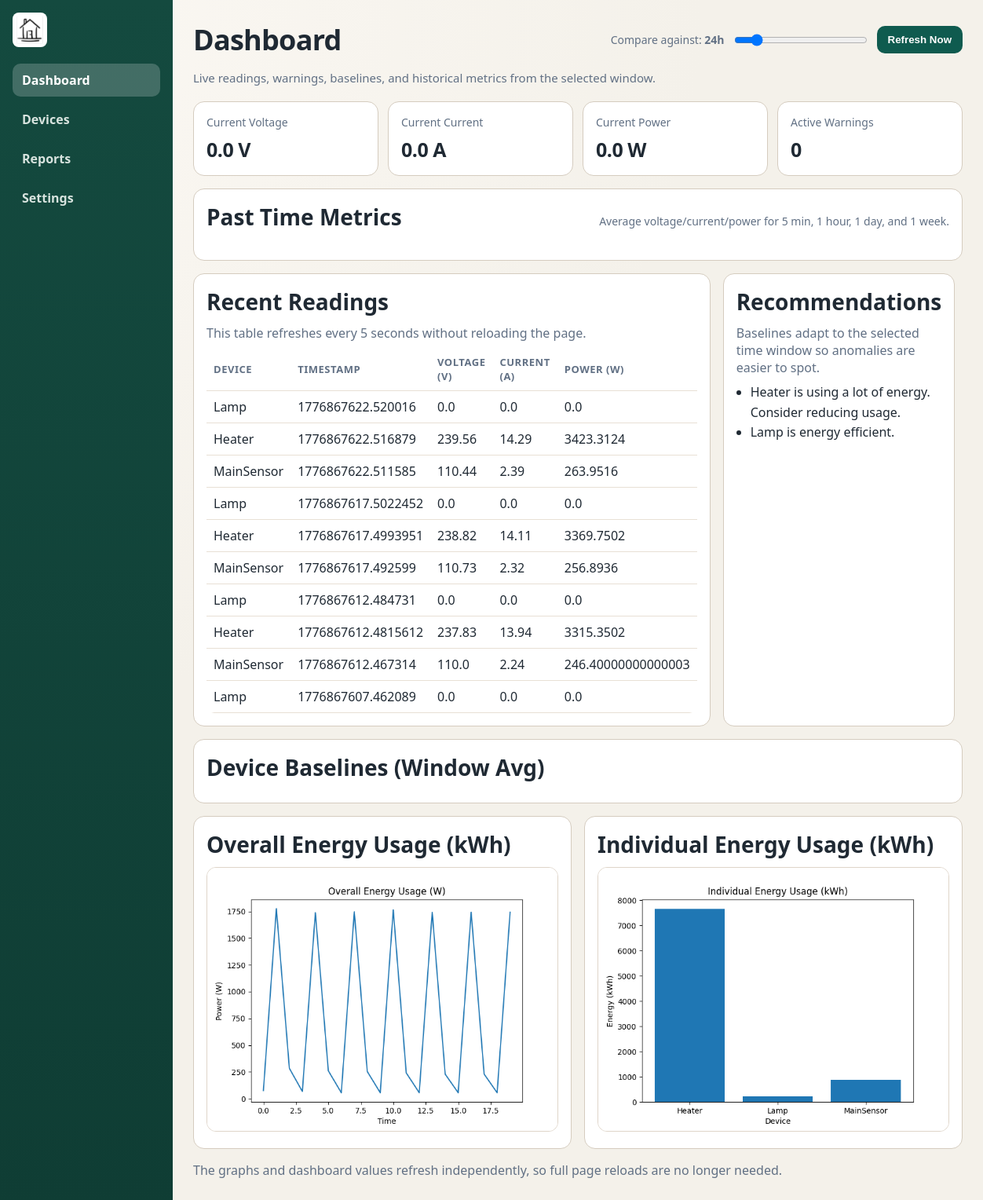
Page /dashboard on the earlier database version.
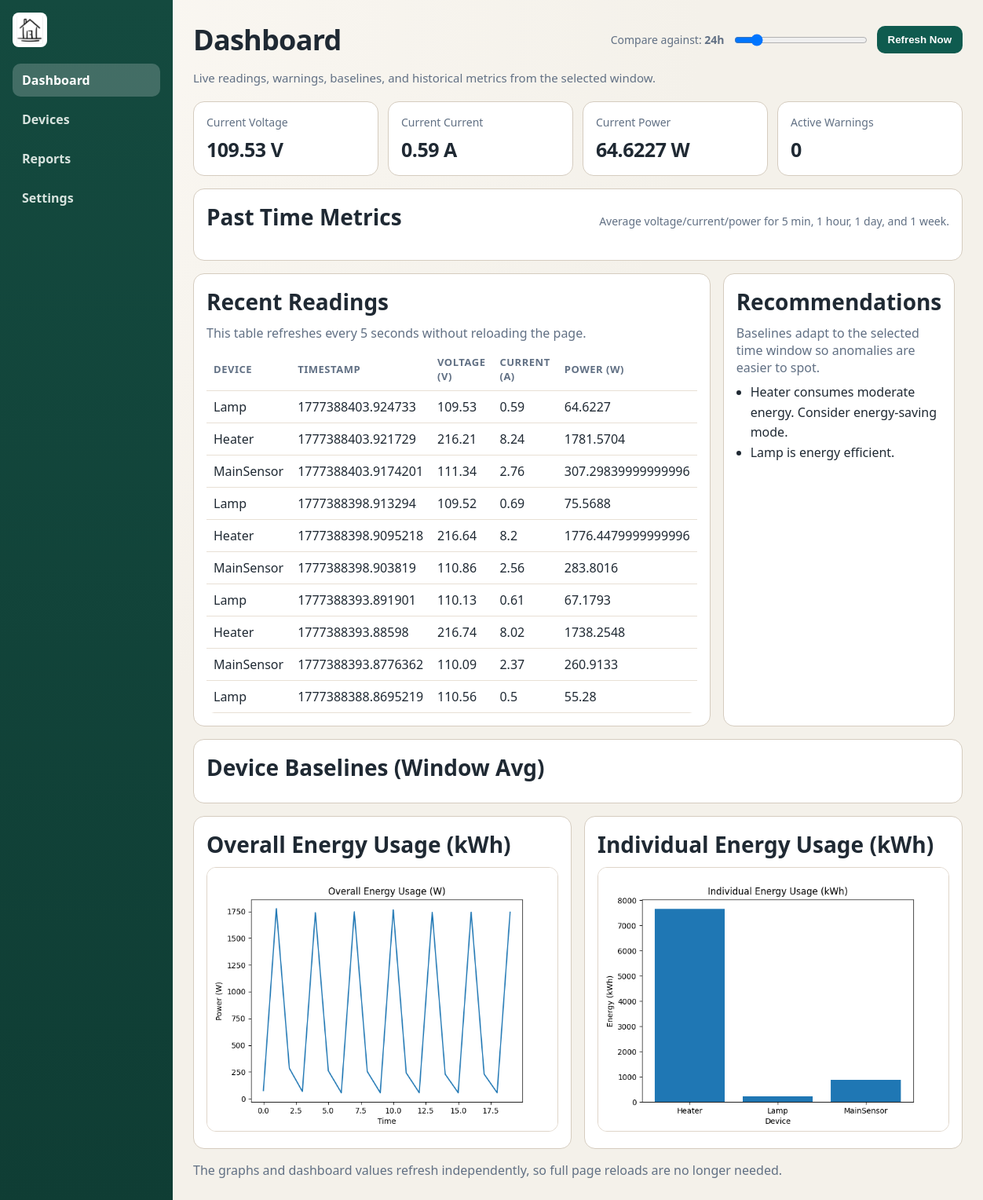
Same page on the later database version.
### tables this page shows
CREATE TABLE devices (
        id INTEGER PRIMARY KEY AUTOINCREMENT,
        name TEXT NOT NULL,
        type TEXT NOT NULL
    , is_active INTEGER NOT NULL DEFAULT 1, power_threshold_watts REAL NOT NULL DEFAULT 1200);

### api.py (the view)
@app.get("/dashboard", response_class=HTMLResponse)
async def get_dashboard(request: Request):
    recommendations = generate_recommendations()
    conn = get_conn()
    cursor = conn.cursor()
    cursor.execute(
        """
        SELECT d.name, r.timestamp, r.voltage, r.current
        FROM sensor_data r
        JOIN devices d ON r.device_id = d.id
        ORDER BY r.timestamp DESC
        LIMIT 10
        """
    )
    readings = cursor.fetchall()
    conn.close()
    latest_power = readings[0][2] * readings[0][3] if readings else 0
    return templates.TemplateResponse(
        "dashboard.html",
        {
            "request": request,
            "readings": readings,
            "power": round(latest_power, 2),
            "recommendations": recommendations,
        },
    )

### templates/dashboard.html (shortened to what this page needs)
<!DOCTYPE html>
<html>
<head>
    <link rel="stylesheet" href="/static/app.css">
</head>
<body>
    <div class="container">
        <div class="sidebar">
            <img src="/static/home_icon.png" alt="Home" class="icon">
            <a class="active" href="/dashboard">Dashboard</a>
            <a href="/devices">Devices</a>
            <a href="/reports">Reports</a>
            <a href="/settings">Settings</a>
        </div>
        <div class="main">
            <div class="page-header">
                <h2>Dashboard</h2>
                <div class="controls">
                    <label for="windowRange">Compare against: <strong><span id="windowLabel">24</span>h</strong></label>
                    <input id="windowRange" type="range" min="1" max="168" value="24" step="1">
                    <button id="reloadBtn" type="button">Refresh Now</button>
                </div>
            </div>
            <p class="subtext">Live readings, warnings, baselines, and historical metrics from the selected window.</p>
            <div class="summary">
                <div class="tile">
                    <div class="tile-label">Current Voltage</div>
                    <div class="tile-value" id="voltageValue">{% if readings %}{{ readings[0][2] }}{% else %}0{% endif %} V</div>
                </div>
                <div class="tile">
                    <div class="tile-label">Current Current</div>
                    <div class="tile-value" id="currentValue">{% if readings %}{{ readings[0][3] }}{% else %}0{% endif %} A</div>
                </div>
                <div class="tile">
                    <div class="tile-label">Current Power</div>
                    <div class="tile-value" id="powerValue">{% if readings %}{{ readings[0][2] * readings[0][3] }}{% else %}0{% endif %} W</div>
                </div>
                <div class="tile">
                    <div class="tile-label">Active Warnings</div>
                    <div class="tile-value" id="warningValue">0</div>
                </div>
            </div>
            <div class="section" style="margin-bottom: 16px;">
                <div class="section-header">
                    <h3>Past Time Metrics</h3>
                    <span class="section-note">Average voltage/current/power for 5 min, 1 hour, 1 day, and 1 week.</span>
                </div>
            </div>
            <div class="grid-two">
                <div class="section">
                    <h3>Recent Readings</h3>
                    <p class="table-note">This table refreshes every 5 seconds without reloading the page.</p>
                    <table>
                        <thead>
                            <tr>
                                <th>Device</th>
                                <th>Timestamp</th>
                                <th>Voltage (V)</th>
                                <th>Current (A)</th>
                                <th>Power (W)</th>
                            </tr>
                        </thead>
                        <tbody id="readingsBody">
                            {% for r in readings %}
                            <tr>
                                <td>{{ r[0] }}</td>
                                <td>{{ r[1] }}</td>
                                <td>{{ r[2] }}</td>
                                <td>{{ r[3] }}</td>
                                <td>{{ r[2] * r[3] }}</td>
                            </tr>
                            {% endfor %}
                        </tbody>
                    </table>
                </div>
                <div class="section recommendations">
                    <h3>Recommendations</h3>
                    <p class="table-note">Baselines adapt to the selected time window so anomalies are easier to spot.</p>
                    <ul>
                    {% for r in recommendations %}
                        <li>{{ r }}</li>
                    {% endfor %}
                    </ul>
                </div>
            </div>
            <div class="section" style="margin-top:16px;">
                <h3>Device Baselines (Window Avg)</h3>
            </div>
            <div class="graph-grid">
                <div class="section graph">
                    <h3>Overall Energy Usage (kWh)</h3>
                    <img src="/static/overall_graph.png" id="overallGraph" alt="Overall Energy Usage">
                </div>
                <div class="section graph">
                    <h3>Individual Energy Usage (kWh)</h3>
                    <img src="/static/individual_graph.png" id="individualGraph" alt="Individual Energy Usage">
                </div>
            </div>
            <p class="note">The graphs and dashboard values refresh independently, so full page reloads are no longer needed.</p>
        </div>
    </div>
</body>
</html>

### static/app.css (style rules this page uses)
:root { --bg: #f4f1ea; --panel: #ffffff; --text: #1f2933; --muted: #617084; --line: #d5ccbf; --accent: #0f5b4f; --accent-2: #0b3f36; --danger: #b83a3a; --ok: #1f7a4f; }
* { box-sizing: border-box; }
body { margin: 0; background: radial-gradient(circle at top left, #fbf8f3, var(--bg) 45%); color: var(--text); font-family: "Manrope", "Avenir Next", "Segoe UI", sans-serif; font-weight: 400; }
.container { min-height: 100vh; display: grid; grid-template-columns: 220px 1fr; }
.sidebar { background: linear-gradient(180deg, #144a3f 0%, #0f3d34 100%); color: #e8efe9; padding: 16px; }
.icon { width: 44px; height: 44px; object-fit: contain; border-radius: 8px; background: #fff; padding: 4px; margin-bottom: 16px; }
.sidebar a { display: block; color: #d7e3de; text-decoration: none; padding: 10px 12px; border-radius: 10px; margin-bottom: 8px; font-weight: 600; }
.sidebar a.active { background: rgba(255, 255, 255, 0.2); color: #fff; }
.main { padding: 26px; }
.page-header { display: flex; justify-content: space-between; align-items: center; gap: 12px; flex-wrap: wrap; margin-bottom: 14px; }
.page-header h2 { margin: 0; font-size: 36px; letter-spacing: -0.02em; font-weight: 700; }
.subtext { color: var(--muted); margin: 0 0 20px; font-size: 15px; }
.controls { display: flex; align-items: center; gap: 10px; flex-wrap: wrap; }
.controls label { font-size: 14px; color: var(--muted); font-weight: 500; }
#windowRange { width: 170px; }
button, .toggle-btn { border: 0; border-radius: 10px; padding: 10px 14px; background: var(--accent); color: #fff; font-weight: 600; cursor: pointer; }
.summary { display: grid; grid-template-columns: repeat(auto-fit, minmax(210px, 1fr)); gap: 12px; margin-bottom: 16px; }
.tile, .section, .device-card { background: var(--panel); border: 1px solid var(--line); border-radius: 14px; padding: 16px; }
.tile-label { color: var(--muted); font-size: 14px; margin-bottom: 8px; font-weight: 500; }
.tile-value { font-weight: 575; font-size: 25px; letter-spacing: -0.02em; }
.grid-two { display: grid; grid-template-columns: 1.3fr 0.9fr; gap: 16px; }
h3 { margin: 0 0 10px; font-size: 28px; font-weight: 600; }
.table-note { color: var(--muted); margin: 0 0 8px; }
table { width: 100%; border-collapse: collapse; border-radius: 10px; overflow: hidden; }
th, td { text-align: left; border-bottom: 1px solid #e8e0d5; padding: 9px; }
th { font-size: 13px; color: var(--muted); text-transform: uppercase; letter-spacing: 0.04em; font-weight: 600; }
.graph-grid { display: grid; grid-template-columns: 1fr 1fr; gap: 16px; margin-top: 16px; }
.graph img { width: 100%; border-radius: 12px; border: 1px solid #dfd5c9; }
.recommendations ul, #deviceBaselineList { margin: 0; padding-left: 18px; line-height: 1.6; }
.note { margin-top: 16px; color: var(--muted); font-weight: 400; }
.section-header { display: flex; justify-content: space-between; align-items: center; gap: 10px; margin-bottom: 10px; flex-wrap: wrap; }
.section-note { color: var(--muted); font-size: 14px; }

Differences in the rows shown:
changed devices "Lamp": r "1776867622.520016" → "1777388403.924733"; r "0.0" → "109.53"; r "0.0" → "0.59"; r "0.0" → "64.6227"; r "1776867617.5022452" → "1777388398.913294"; r "0.0" → "109.52"; r "0.0" → "0.69"; r "0.0" → "75.5688"; r "1776867612.484731" → "1777388393.891901"; r "0.0" → "110.13"; r "0.0" → "0.61"; r "0.0" → "67.1793"; r "1776867607.462089" → "1777388388.8695219"; r "0.0" → "110.56"; r "0.0" → "0.5"; r "0.0" → "55.28"
computed for devices "Heater": r "1776867622.516879" → "1777388403.921729"; r "239.56" → "216.21"; r "14.29" → "8.24"; r "3423.3124" → "1781.5704"; r "1776867617.4993951" → "1777388398.9095218"; r "238.82" → "216.64"; r "14.11" → "8.2"; r "3369.7502" → "1776.4479999999996"; r "1776867612.4815612" → "1777388393.88598"; r "237.83" → "216.74"; r "13.94" → "8.02"; r "3315.3502" → "1738.2548"
computed for devices "MainSensor": r "1776867622.511585" → "1777388403.9174201"; r "110.44" → "111.34"; r "2.39" → "2.76"; r "263.9516" → "307.29839999999996"; r "1776867617.492599" → "1777388398.903819"; r "110.73" → "110.86"; r "2.32" → "2.56"; r "256.8936" → "283.8016"; r "1776867612.467314" → "1777388393.8776362"; r "110.0" → "110.09"; r "2.24" → "2.37"; r "246.40000000000003" → "260.9133"
Other differences:
{{ readings[0][2] }}: "0.0" → "109.53"
{{ readings[0][3] }}: "0.0" → "0.59"
{{ readings[0][2] * readings[0][3] }}: "0.0" → "64.6227"
new list line: "Heater consumes moderate energy. Consider energy-saving mode."
list line gone: "Heater is using a lot of energy. Consider reducing usage."
